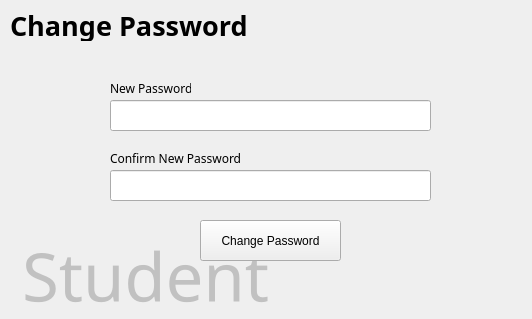
<?xml version="1.0" encoding="UTF-8"?>
<ui version="4.0">
 <class>student_change_pass</class>
 <widget class="QMainWindow" name="student_change_pass">
  <property name="geometry">
   <rect>
    <x>0</x>
    <y>0</y>
    <width>532</width>
    <height>319</height>
   </rect>
  </property>
  <property name="windowTitle">
   <string>MainWindow</string>
  </property>
  <widget class="QWidget" name="centralwidget">
   <widget class="QLabel" name="label">
    <property name="geometry">
     <rect>
      <x>10</x>
      <y>10</y>
      <width>301</width>
      <height>31</height>
     </rect>
    </property>
    <property name="font">
     <font>
      <family>Montserrat</family>
      <pointsize>20</pointsize>
      <weight>75</weight>
      <bold>true</bold>
     </font>
    </property>
    <property name="text">
     <string>Change Password</string>
    </property>
   </widget>
   <widget class="QLineEdit" name="student_new_pass">
    <property name="geometry">
     <rect>
      <x>110</x>
      <y>100</y>
      <width>321</width>
      <height>31</height>
     </rect>
    </property>
    <property name="echoMode">
     <enum>QLineEdit::Password</enum>
    </property>
   </widget>
   <widget class="QLineEdit" name="student_confirm_new_pass">
    <property name="geometry">
     <rect>
      <x>110</x>
      <y>170</y>
      <width>321</width>
      <height>31</height>
     </rect>
    </property>
    <property name="echoMode">
     <enum>QLineEdit::Password</enum>
    </property>
   </widget>
   <widget class="QPushButton" name="student_change_pass_btn">
    <property name="geometry">
     <rect>
      <x>200</x>
      <y>220</y>
      <width>141</width>
      <height>41</height>
     </rect>
    </property>
    <property name="text">
     <string>Change Password</string>
    </property>
   </widget>
   <widget class="QLabel" name="label_2">
    <property name="geometry">
     <rect>
      <x>110</x>
      <y>80</y>
      <width>81</width>
      <height>16</height>
     </rect>
    </property>
    <property name="font">
     <font>
      <family>Montserrat</family>
     </font>
    </property>
    <property name="text">
     <string>New Password</string>
    </property>
   </widget>
   <widget class="QLabel" name="label_3">
    <property name="geometry">
     <rect>
      <x>110</x>
      <y>150</y>
      <width>141</width>
      <height>16</height>
     </rect>
    </property>
    <property name="font">
     <font>
      <family>Montserrat</family>
     </font>
    </property>
    <property name="text">
     <string>Confirm New Password</string>
    </property>
   </widget>
   <widget class="QLabel" name="label_9">
    <property name="geometry">
     <rect>
      <x>0</x>
      <y>230</y>
      <width>291</width>
      <height>91</height>
     </rect>
    </property>
    <property name="font">
     <font>
      <family>Montserrat</family>
      <pointsize>50</pointsize>
      <weight>50</weight>
      <bold>false</bold>
     </font>
    </property>
    <property name="styleSheet">
     <string notr="true">*{
	
	color: rgb(193, 193, 193);
}</string>
    </property>
    <property name="text">
     <string>Student</string>
    </property>
    <property name="scaledContents">
     <bool>true</bool>
    </property>
    <property name="alignment">
     <set>Qt::AlignCenter</set>
    </property>
   </widget>
   <zorder>label_9</zorder>
   <zorder>label</zorder>
   <zorder>student_new_pass</zorder>
   <zorder>student_confirm_new_pass</zorder>
   <zorder>student_change_pass_btn</zorder>
   <zorder>label_2</zorder>
   <zorder>label_3</zorder>
  </widget>
 </widget>
 <resources/>
 <connections/>
</ui>
